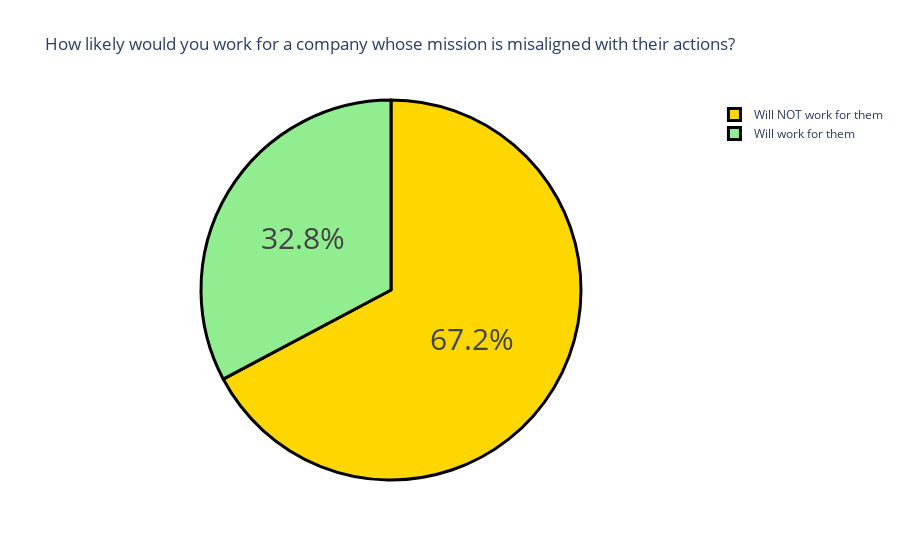

The notebook cell saved with this chart:
### Markdown cell above
## Now let’s see how likely the Genz will work for a company whose mission is not bringing any social impact (on a scale of 1 – 10):

### Code cell
question6 = "How likely would you work for a company whose mission is not bringing social impact ?"
question6 = data[question6].value_counts()
label = question6.index
counts = question6.values
colors = ['gold','lightgreen']
fig = go.Figure(data=[go.Pie(labels=label, values=counts)])
fig.update_layout(title_text='How likely would you work for a company whose mission is not bringing social impact?')
fig.update_traces(hoverinfo='label+value', textinfo='percent', textfont_size=30,
                  marker=dict(colors=colors, line=dict(color='black', width=3)))
fig.show()

### Figure 1 — Plotly figure (JSON) as saved in the notebook; plotly's stock layout.template omitted (floating-point values rounded to 4 significant figures)
{"data": [{"hoverinfo": "label+value", "labels": ["Will NOT work for them", "Will work for them"], "marker": {"colors": ["gold", "lightgreen"], "line": {"color": "black", "width": 3}}, "textfont": {"size": 30}, "textinfo": "percent", "type": "pie", "values": [158, 77]}], "layout": {"title": {"text": "How likely would you work for a company whose mission is misaligned with their actions?"}}}
